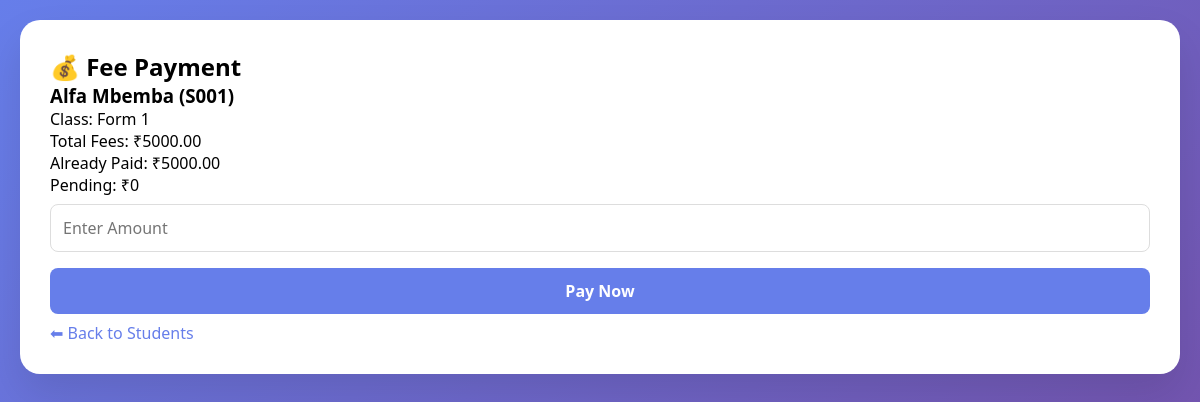
/fees.php?id=1 (signed in), run on the app's committed database.
### tables this page shows
CREATE TABLE `students` (
  `id` int(11) NOT NULL,
  `admission_no` varchar(20) DEFAULT NULL,
  `full_name` varchar(100) DEFAULT NULL,
  `class` varchar(20) DEFAULT NULL,
  `parent_phone` varchar(15) DEFAULT NULL,
  `address` text DEFAULT NULL,
  `fee_paid` decimal(10,2) DEFAULT 0.00,
  `total_fees` decimal(10,2) DEFAULT 5000.00,
  `registered_date` timestamp NOT NULL DEFAULT current_timestamp()
);

### fees.php (the view, shortened to what this page needs)
<?php include 'config.php'; if(!isset($_SESSION['admin'])) header('Location: index.php'); ?>
<!DOCTYPE html>
<html>
<head>
    <link rel="stylesheet" href="style.css">
</head>
<body>
<div class="container">
    <h2>💰 Fee Payment</h2>
    <?php
    $id = $_GET['id'] ?? 0;
    $student = $conn->query("SELECT * FROM students WHERE id=$id")->fetch_assoc();
    if($student):
    ?>
    <h3><?= $student['full_name'] ?> (<?= $student['admission_no'] ?>)</h3>
    <p>Class: <?= $student['class'] ?></p>
    <p>Total Fees: ₹<?= $student['total_fees'] ?></p>
    <p>Already Paid: ₹<?= $student['fee_paid'] ?></p>
    <p>Pending: ₹<?= $student['total_fees'] - $student['fee_paid'] ?></p>
    <form method="POST">
        <input type="number" name="amount" placeholder="Enter Amount" required>
        <button type="submit" name="pay">Pay Now</button>
    </form>
    <?php
    endif;
    ?>
    <a href="students_list.php">⬅ Back to Students</a>
</div>
</body>
</html>

### style.css (style rules this page uses)
* { margin: 0; padding: 0; box-sizing: border-box; font-family: 'Segoe UI', Tahoma, Geneva, Verdana, sans-serif; }
body { background: linear-gradient(135deg, #667eea 0%, #764ba2 100%); min-height: 100vh; padding: 20px; }
.container { max-width: 1200px; margin: auto; background: white; border-radius: 20px; padding: 30px; box-shadow: 0 20px 40px rgba(0,0,0,0.1); }
input, select, textarea, button { width: 100%; padding: 12px; margin: 8px 0; border: 1px solid #ddd; border-radius: 8px; font-size: 16px; }
button { background: #667eea; color: white; border: none; cursor: pointer; font-weight: bold; }
a { color: #667eea; text-decoration: none; }

### data on the page
students: full_name "Alfa Mbemba", admission_no "S001", class "Form 1", total_fees "5000.00", fee_paid "5000.00", $student['total_fees'] - $student['fee_paid'] "0"
